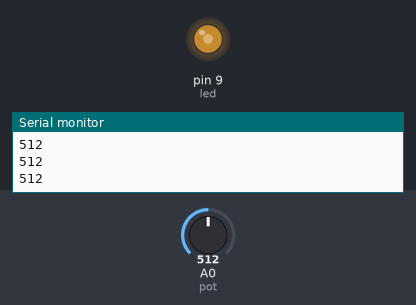
The sketch below on a simulated Arduino Uno, built with avr-gcc and run on an emulated ATmega328P. On the bench: output pins drawn as LEDs (lit = HIGH), the last lines printed to the serial monitor. The inputs (shaded band) are chosen by the test bench; at power-on: A0 (pot) = 512.

Above: at 1.2 s.
1.3 s: A0 (pot) set to 716
At 1.6 s:
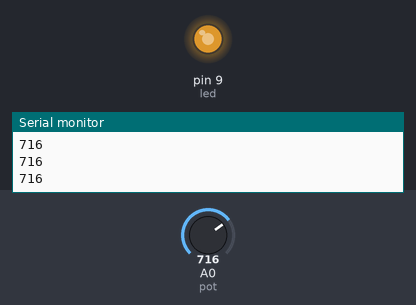
2.8 s: A0 (pot) set to 900
At 4.0 s:
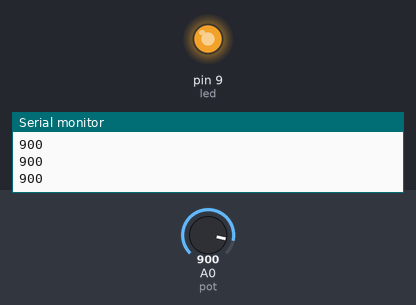
4.3 s: A0 (pot) set to 122
At 5.1 s:
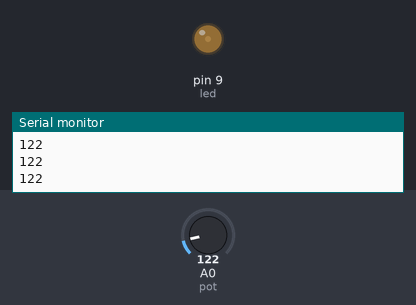
5.8 s: A0 (pot) set to 0
At 6.2 s:
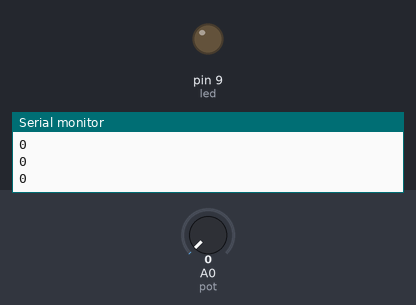
Timing chart, 0 to 8.3 s (numbered marks = the images above; inputs shaded):
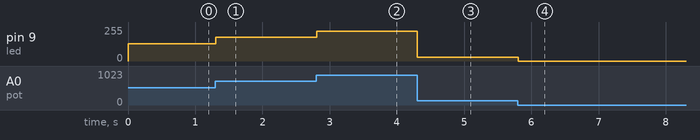

The sketch:

Projeto02.2-Potenciometro.ino
```cpp
// Controla a intensidade da luminosidade de um LED pela frequência determinada pelo potenciômetro.

// Selecione o pino de entrada do potenciômetro.
int pot = A0;

// Selecione o pino do LED.
int led = 9;

// Variável para guardar o valor do potenciômetro.
int valor = 0;

void setup() {
  // Configura a comunicação serial.
  Serial.begin(9600);
  pinMode(led, OUTPUT);
  pinMode(pot, INPUT);
}

void loop() {
  // Lê o valor do pontenciômetro em uma escala de 0 a 1023.
  valor = analogRead(pot);

  // Mostra no monitor o valor obtido do potenciômetro.
  Serial.println(valor);

  // Acende o led com intensidade proporcional ao valor obtido
  // em uma escala de 0 a 255
  analogWrite(led, valor / 4);
}
```

Measured:
- after the input at 1.3 s, pin 9 (led): 128/255 → 179/255 at once
- after the input at 2.8 s, pin 9 (led): 179/255 → 225/255 at once
- after the input at 4.3 s, pin 9 (led): 225/255 → 30/255 at once
- after the input at 5.8 s, pin 9 (led): 30/255 → 0/255 at once
